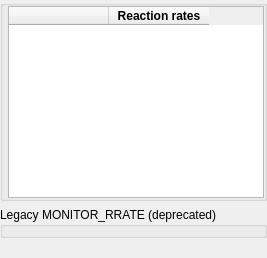
             <widget class="QWidget" name="page_reactions">
              <layout class="QGridLayout" name="gridLayoutreactions">
               <property name="leftMargin">
                <number>0</number>
               </property>
               <property name="topMargin">
                <number>0</number>
               </property>
               <property name="rightMargin">
                <number>0</number>
               </property>
               <property name="bottomMargin">
                <number>0</number>
               </property>
               <property name="spacing">
                <number>2</number>
               </property>
               <item row="0" column="0">
                <widget class="QWidget" name="frame_reactions" native="true">
                 <layout class="QGridLayout" name="gridLayout_reactions2" rowstretch="0,0,0">
                  <property name="leftMargin">
                   <number>0</number>
                  </property>
                  <property name="topMargin">
                   <number>0</number>
                  </property>
                  <property name="rightMargin">
                   <number>0</number>
                  </property>
                  <property name="bottomMargin">
                   <number>0</number>
                  </property>
                  <property name="horizontalSpacing">
                   <number>2</number>
                  </property>
                  <item row="2" column="0">
                   <spacer name="spacer_reactions">
                    <property name="orientation">
                     <enum>Qt::Vertical</enum>
                    </property>
                    <property name="sizeHint" stdset="0">
                     <size>
                      <width>20</width>
                      <height>20</height>
                     </size>
                    </property>
                   </spacer>
                  </item>
                  <item row="0" column="0" alignment="Qt::AlignTop">
                   <widget class="QGroupBox" name="groupbox_reactions">
                    <property name="title">
                     <string/>
                    </property>
                    <property name="alignment">
                     <set>Qt::AlignLeading|Qt::AlignLeft|Qt::AlignTop</set>
                    </property>
                    <property name="flat">
                     <bool>true</bool>
                    </property>
                    <layout class="QGridLayout" name="gridLayout_reactions8">
                     <property name="leftMargin">
                      <number>5</number>
                     </property>
                     <property name="topMargin">
                      <number>0</number>
                     </property>
                     <property name="rightMargin">
                      <number>0</number>
                     </property>
                     <property name="bottomMargin">
                      <number>0</number>
                     </property>
                     <property name="spacing">
                      <number>0</number>
                     </property>
                     <item row="0" column="0">
                      <widget class="QTableWidget" name="tablewidget_reactions">
                       <property name="sizePolicy">
                        <sizepolicy hsizetype="Expanding" vsizetype="Expanding">
                         <horstretch>0</horstretch>
                         <verstretch>1</verstretch>
                        </sizepolicy>
                       </property>
                       <property name="selectionBehavior">
                        <enum>QAbstractItemView::SelectRows</enum>
                       </property>
                       <attribute name="horizontalHeaderMinimumSectionSize">
                        <number>10</number>
                       </attribute>
                       <attribute name="horizontalHeaderHighlightSections">
                        <bool>false</bool>
                       </attribute>
                       <attribute name="verticalHeaderVisible">
                        <bool>false</bool>
                       </attribute>
                       <attribute name="verticalHeaderHighlightSections">
                        <bool>false</bool>
                       </attribute>
                       <column>
                        <property name="text">
                         <string/>
                        </property>
                       </column>
                       <column>
                        <property name="text">
                         <string>Reaction rates</string>
                        </property>
                        <property name="font">
                         <font>
                          <weight>75</weight>
                          <bold>true</bold>
                         </font>
                        </property>
                       </column>
                      </widget>
                     </item>
                    </layout>
                   </widget>
                  </item>
                  <item row="1" column="0">
                   <widget class="QGroupBox" name="groupbox_reactions_deprecated">
                    <property name="sizePolicy">
                     <sizepolicy hsizetype="Preferred" vsizetype="Preferred">
                      <horstretch>0</horstretch>
                      <verstretch>0</verstretch>
                     </sizepolicy>
                    </property>
                    <property name="title">
                     <string>Legacy MONITOR_RRATE (deprecated)</string>
                    </property>
                    <property name="flat">
                     <bool>true</bool>
                    </property>
                    <layout class="QGridLayout" name="gridLayout_10">
                     <property name="leftMargin">
                      <number>5</number>
                     </property>
                     <property name="topMargin">
                      <number>0</number>
                     </property>
                     <property name="rightMargin">
                      <number>0</number>
                     </property>
                     <property name="bottomMargin">
                      <number>0</number>
                     </property>
                     <property name="spacing">
                      <number>0</number>
                     </property>
                    </layout>
                   </widget>
                  </item>
                 </layout>
                </widget>
               </item>
              </layout>
             </widget>
